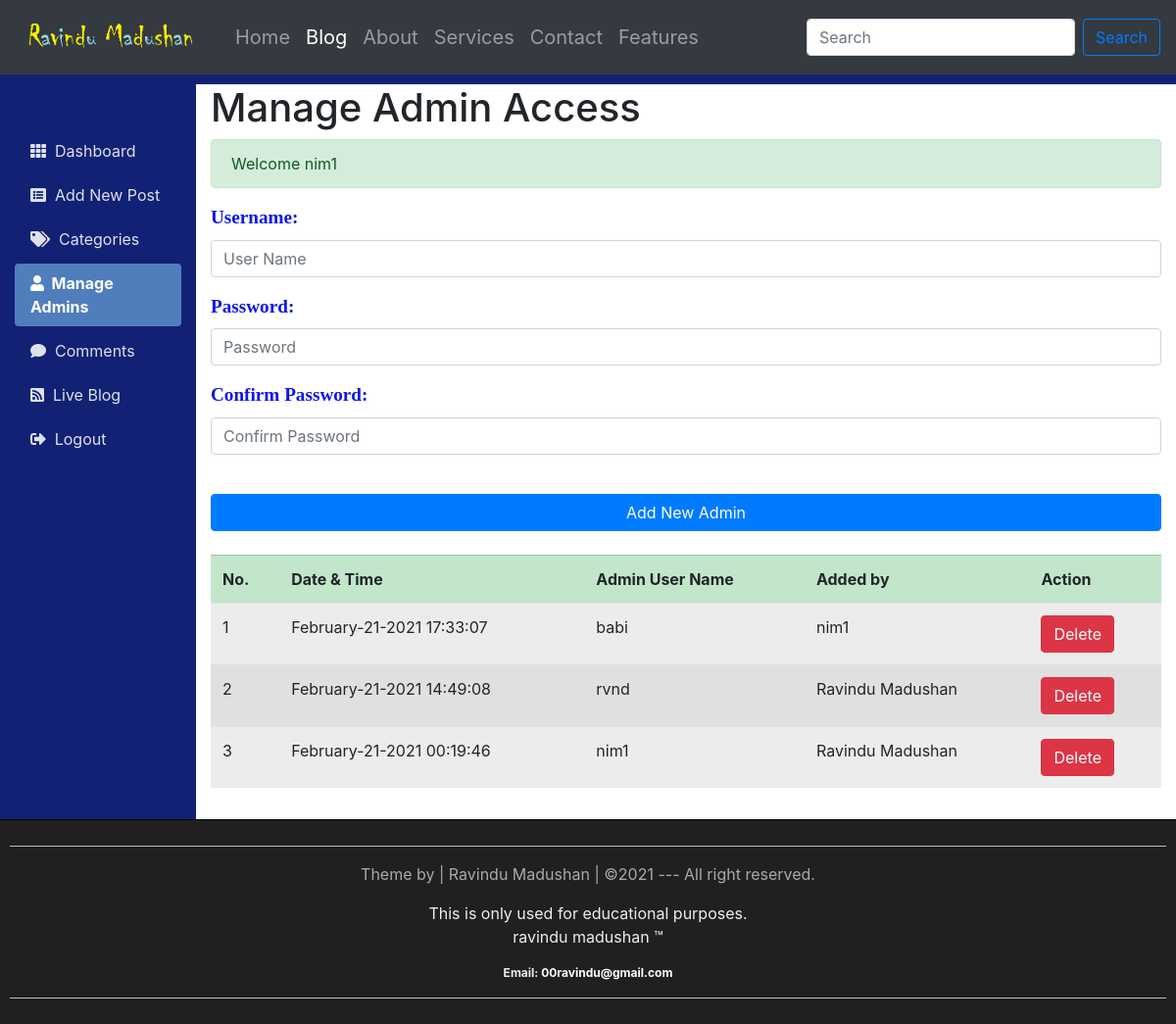
/admins.php (signed in), run on the app's committed database.
### tables this page shows
CREATE TABLE `registration` (
  `id` int(10) NOT NULL,
  `datetime` varchar(50) NOT NULL,
  `username` varchar(200) NOT NULL,
  `password` varchar(200) NOT NULL,
  `addedby` varchar(200) NOT NULL
);

### admins.php (the view, shortened to what this page needs)
<?php require_once("include/Sessions.php"); ?>
<!DOCTYPE html>
<html>
    <head>
        <link rel="stylesheet" href="css/bootstrap.min.css">
        <link rel="stylesheet" href="https://use.fontawesome.com/releases/v5.7.0/css/all.css">
        <link rel="stylesheet" href="css/adminstyles.css">
    </head>
    <body>
        <nav class="navbar navbar-expand-lg navbar-dark bg-dark">
            <a class="navbar-brand" href="#"> <img src="images/mylogo2.png" alt="logo" width="200"> </a>
            <div class="collapse navbar-collapse" id="navbarSupportedContent">
                <ul class="navbar-nav mr-auto navBarItems" style="font-size: 20px;">
                    <li class="nav-item">
                        <a class="nav-link" href="#">Home <span class="sr-only">(current)</span></a>
                    </li>
                    <li class="nav-item active">
                        <a class="nav-link" href="Blog.php">Blog</a>
                    </li>
                    <li class="nav-item ">
                        <a class="nav-link" href="#">About</a>
                    </li>
                    <li class="nav-item ">
                        <a class="nav-link" href="#">Services</a>
                    </li>
                    <li class="nav-item ">
                        <a class="nav-link" href="#">Contact</a>
                    </li><li class="nav-item ">
                        <a class="nav-link" href="#">Features</a>
                    </li>
                </ul>
                <form class="form-inline my-2 my-lg-0" action="Blog.php">
                    <input class="form-control mr-sm-2" type="search" placeholder="Search" aria-label="Search" name="Search">
                    <button class="btn btn-outline-primary my-2 my-sm-0" type="submit" name="SearchButton">Search</button>
                </form>
            </div>
        </nav>
        <div style="background-color: #122173; height: 10px;"></div>
        <div class="container-fluid">
        	<div class="row">
        		<div class="col-md-3 col-xl-2 sideBar">
                    <br><br>
        			<ul  class="nav nav-pills flex-column side_menu">
        				<li class="nav-item"><a href="dashboard.php" class="nav-link"><i class="fas fa-th"></i>&nbsp; Dashboard</a></li>
        				<li class="nav-item"><a href="addNewPost.php" class="nav-link"><i class="fas fa-list-alt"></i>&nbsp; Add New Post</a></li>
        				<li class="nav-item"><a href="categories.php" class="nav-link"><i class="fas fa-tags"></i>&nbsp; Categories</a></li>
        				<li class="nav-item active"><a href="admins.php" class="nav-link"><i class="fas fa-user"></i>&nbsp; Manage Admins</a></li>
        				<li class="nav-item">
                            <a href="comments.php" class="nav-link"><i class="fas fa-comment"></i>&nbsp; Comments
                            </a>
                        </li>
        				<li class="nav-item"><a href="Blog.php?Page=1" class="nav-link" target="_blank"><i class="fas fa-rss-square"></i>&nbsp; Live Blog</a></li>
        				<li class="nav-item"><a href="logout.php" class="nav-link"><i class="fas fa-sign-out-alt"></i>&nbsp; Logout</a></li>
        			</ul>
        		</div>
        		<div class="col-md-9 col-xl-10 mainBar">
        			<h1>Manage Admin Access</h1>
                    <?php echo Message(); echo SuccessMessage(); ?>
                    <div>
                        <form action="admins.php" method="POST">
                            <fieldset>
                                <div class="form-group">
                                    <label for="username"><span class="fieldInfo">Username:</span></label>
                                    <input class="form-control" type="text" name="Username" id="username" placeholder="User Name">
                                </div>
                                <div class="form-group">
                                    <label for="password"><span class="fieldInfo">Password:</span></label>
                                    <input class="form-control" type="password" name="Password" id="password" placeholder="Password">
                                </div>
                                <div class="form-group">
                                    <label for="confirmpassword"><span class="fieldInfo">Confirm Password:</span></label>
                                    <input class="form-control" type="password" name="ConfirmPassword" id="confirmpassword" placeholder="Confirm Password">
                                </div>
                                <br>
                                <input class="btn btn-primary btn-block" type="submit" name="Submit" value="Add New Admin">
                                <br>
                            </fieldset>
                        </form>
                    </div>
                    <div class="table table-responsive">
                        <table class="table table-hover table-active table-striped">
                            <tr class="table-success">
                                <th>No.</th>
                                <th>Date & Time</th>
                                <th>Admin User Name</th>
                                <th>Added by</th>
                                <th>Action</th>
                            </tr>
                             <?php
                                global $Connection;
                                $viewQuery = "SELECT * FROM registration ORDER BY id desc";
                                $Execute = mysqli_query($Connection, $viewQuery);
                                $SrNo = 0;
                                while ($DataRows = mysqli_fetch_array($Execute)) {
                                    $Id = $DataRows["id"];
                                    $DateTime = $DataRows["datetime"];
                                    $Username = $DataRows["username"];
                                    $AddedBy = $DataRows["addedby"];
                                    $SrNo++;
                             ?>
                             <tr>
                                 <td> <?php echo $SrNo;  ?> </td>
                                 <td> <?php echo $DateTime;  ?> </td>
                                 <td> <?php echo $Username;  ?> </td>
                                 <td> <?php echo $AddedBy;  ?> </td>
                                 <td> <a href="deleteAdmin.php?id=<?php echo $Id; ?>"><span class="btn btn-danger">Delete</span></a> </td>
                             </tr>
                         <?php } ?>
                        </table>
                    </div>
        		</div>
        	</div>
        </div>
        <?php include("include/Footer.php"); ?>
    </body>
</html>

### include/Sessions.php (shortened to what this page needs)
<?php
	function SuccessMessage() {
		if(isset($_SESSION["SuccessMessage"])) {
			$Output = '<div class="alert alert-success">';
			$Output.=htmlentities($_SESSION["SuccessMessage"]);
			$Output.="</div>";
			return $Output;
		}
	}
?>

### include/Footer.php (shortened to what this page needs)
<div id="Footer">
	<hr>
	<p style="color: #aaa;">Theme by | Ravindu Madushan | &copy;2021 --- All right reserved.</p>
	<p>This is only used for educational purposes. <br> ravindu madushan &trade; </p>
	<p style="font-size: 12px; font-weight: bold;">Email: <a href="00ravindu@gmail.com">00ravindu@gmail.com</a></p>
	<hr>
</div>

### css/adminstyles.css (style rules this page uses)
body { background-color: #122173; }
.mainBar { background-color: #fff; }
.side_menu a { color: #dde1eb; margin-bottom: 5px; }
.side_menu .active a { color: #fff; font-weight: bold; background-color: #507DBC; }
.fieldInfo { color: #1017e6; font-family: "Times New Roman", Times, serif; font-size: 1.2em; font-weight: bold; }
#Footer { padding: 10px; border-top: 1px solid black; color: #eee; background-color: #211f22; text-align: center; }
#Footer hr { background-color: rgba(255, 255, 255, 0.8); }

### include/Footer.php (style rules this page uses)
a { text-decoration: none; color: white; }

### data on the page
registration: datetime "February-21-2021 17:33:07", username "babi", addedby "nim1"
registration: datetime "February-21-2021 14:49:08", username "rvnd", addedby "Ravindu Madushan"
registration: datetime "February-21-2021 00:19:46", username "nim1", addedby "Ravindu Madushan"

### other printed values
SuccessMessage() "Welcome nim1"
